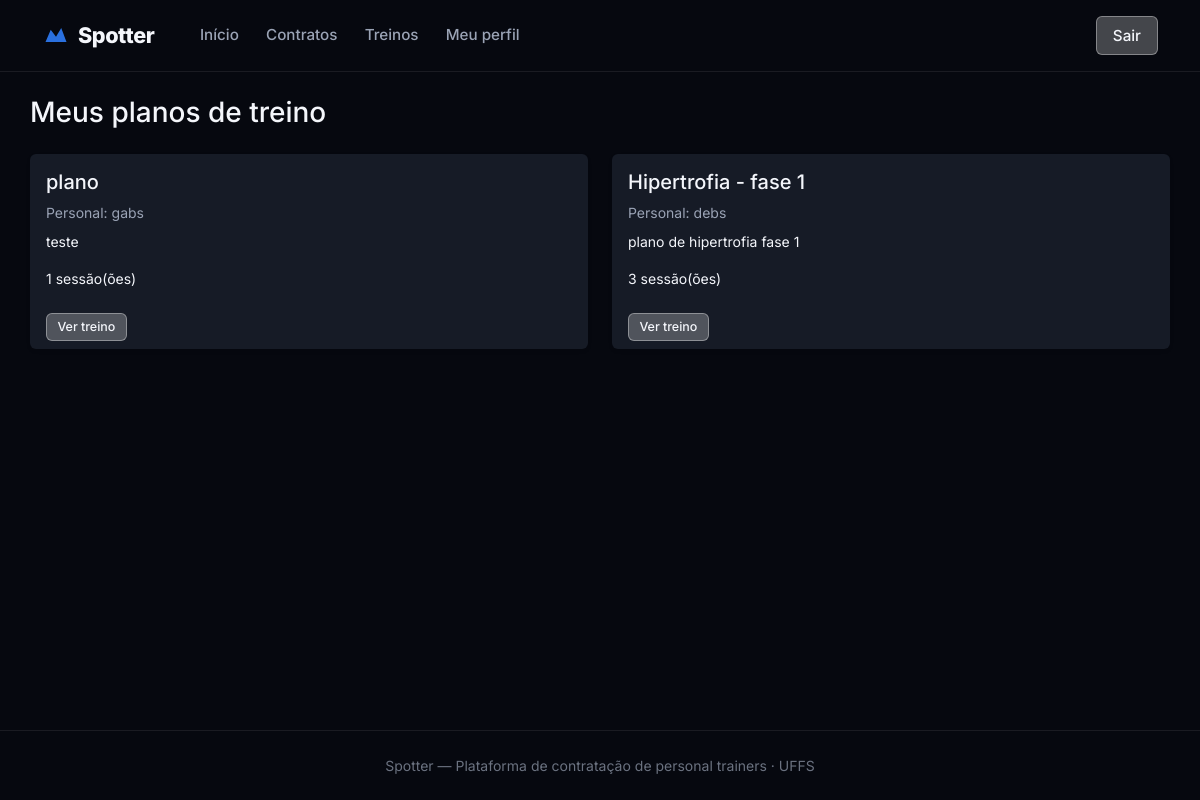
/aluno/planos/ (signed in), run on the app's committed database.
### core/models/plano_treino.py (models this page shows, shortened)
class PlanoTreino(models.Model):
    contrato = models.ForeignKey(
        Contrato,
        on_delete=models.CASCADE,
        related_name="planos",
    )
    codigo = models.PositiveIntegerField(editable=False, default=0)
    nome = models.CharField(max_length=150)
    descricao = models.TextField(blank=True)
    ativo = models.BooleanField(default=True)
    criado_em = models.DateTimeField(auto_now_add=True)
    atualizado_em = models.DateTimeField(auto_now=True)
    objects = PlanoTreinoManager()
    class Meta:
        verbose_name = "Plano de Treino"
        verbose_name_plural = "Planos de Treino"
        ordering = ["-criado_em"]
        unique_together = ("contrato", "codigo")
        app_label = "core"

### core/models/contrato.py (models this page shows, shortened)
class Contrato(models.Model):
    STATUS_PENDENTE = "pendente"
    STATUS_ATIVO = "ativo"
    STATUS_ENCERRADO = "encerrado"
    STATUS_RECUSADO = "recusado"
    STATUS_CHOICES = [
        (STATUS_PENDENTE, "Pendente"),
        (STATUS_ATIVO, "Ativo"),
        (STATUS_ENCERRADO, "Encerrado"),
        (STATUS_RECUSADO, "Recusado"),
    ]
    personal = models.ForeignKey(
        PerfilPersonal,
        on_delete=models.PROTECT,
        related_name="contratos",
    )
    aluno = models.ForeignKey(
        PerfilAluno,
        on_delete=models.PROTECT,
        related_name="contratos",
    )
    codigo = models.PositiveIntegerField(editable=False, default=0)
    status = models.CharField(
        max_length=12,
        choices=STATUS_CHOICES,
        default=STATUS_PENDENTE,
    )
    criado_em = models.DateTimeField(auto_now_add=True)
    aceito_em = models.DateTimeField(null=True, blank=True)
    encerrado_em = models.DateTimeField(null=True, blank=True)
    objects = ContratoManager()
    class Meta:
        verbose_name = "Contrato"
        verbose_name_plural = "Contratos"
        unique_together = ("personal", "aluno", "codigo")
        app_label = "core"

### core/models/perfil_personal.py (models this page shows, shortened)
class PerfilPersonal(models.Model):
    usuario = models.OneToOneField(
        Usuario,
        on_delete=models.CASCADE,
        related_name="perfil_personal",
        limit_choices_to={"tipo": Usuario.PERSONAL},
    )
    cref = models.CharField(max_length=20, unique=True)
    especialidades = models.TextField(
        blank=True,
        help_text="Ex: musculação, funcional, pilates",
    )
    bio = models.TextField(blank=True)
    latitude = models.FloatField(null=True, blank=True)
    longitude = models.FloatField(null=True, blank=True)
    avaliacao_media = models.FloatField(
        default=0.0,
        validators=[MinValueValidator(0.0), MaxValueValidator(5.0)],
    )
    objects = PerfilPersonalManager()
    class Meta:
        verbose_name = "Perfil Personal"
        verbose_name_plural = "Perfis Personal"

### core/models/usuario.py (models this page shows, shortened)
class Usuario(AbstractBaseUser, PermissionsMixin):
    ALUNO = "aluno"
    PERSONAL = "personal"
    ADMIN = "admin"
    TIPO_CHOICES = [
        (ALUNO, "Aluno"),
        (PERSONAL, "Personal Trainer"),
        (ADMIN, "Administrador"),
    ]
    nome = models.CharField(max_length=150)
    email = models.EmailField(unique=True)
    tipo = models.CharField(max_length=10, choices=TIPO_CHOICES, default=ALUNO)
    cidade = models.CharField(max_length=100, blank=True)
    estado = models.CharField(max_length=2, blank=True)
    cep = models.CharField(max_length=9, blank=True)
    is_active = models.BooleanField(default=True)
    is_staff = models.BooleanField(default=False)
    criado_em = models.DateTimeField(auto_now_add=True)
    groups = models.ManyToManyField(
        "auth.Group",
        blank=True,
        related_name="usuario_set",
    )
    user_permissions = models.ManyToManyField(
        "auth.Permission",
        blank=True,
        related_name="usuario_set",
    )
    objects = UsuarioManager()
    USERNAME_FIELD = "email"
    REQUIRED_FIELDS = ["nome"]
    class Meta:
        verbose_name = "Usuário"
        verbose_name_plural = "Usuários"
    @property
    def eh_personal(self):
        return self.tipo == self.PERSONAL
    @property
    def eh_aluno(self):
        return self.tipo == self.ALUNO

### core/views/aluno/planos/planos.py (the view)
# urls.py: path("aluno/planos/", views.AlunoPlanoListView.as_view(), name="aluno_planos"),
class AlunoPlanoListView(AlunoRequiredMixin, ListView):
    template_name = "core/aluno/planos.html"
    context_object_name = "planos"
    def get_queryset(self):
        return PlanoTreino.objects.por_aluno(self.request.user)

### core/mixins.py (called while the page is built)
    def test_func(self):
        if self.tipo_requerido is None:
            return True
        return getattr(self.request.user, "tipo", None) == self.tipo_requerido

### core/models/plano_treino.py (called while the page is built)
    def por_aluno(self, aluno):
        from .usuario import Usuario
        if isinstance(aluno, Usuario):
            return (
                self.filter(contrato__aluno__usuario=aluno)
                .select_related("contrato__personal__usuario", "contrato__aluno__usuario")
                .order_by("-criado_em")
            )
        return (
            self.filter(contrato__aluno=aluno)
            .select_related("contrato__personal__usuario", "contrato__aluno__usuario")
            .order_by("-criado_em")
        )

    def get_queryset(self):
        return PlanoTreinoQuerySet(self.model, using=self._db)

    def por_aluno(self, aluno):
        return self.get_queryset().por_aluno(aluno)

### core/templates/core/aluno/planos.html (shortened to what this page needs)
{% extends "core/base.html" %}
{% block content %}
<div class="container py-4">
    <h1 class="h3 mb-4">Meus planos de treino</h1>
    <div class="row g-4">
        {% for plano in planos %}
        <div class="col-md-6">
            <div class="card shadow-sm border-0 h-100">
                <div class="card-body">
                    <h5 class="card-title">{{ plano.nome }}</h5>
                    <p class="text-muted small mb-2">Personal: {{ plano.contrato.personal.usuario.nome }}</p>
                    <p class="card-text small">{{ plano.descricao|truncatewords:20|default:"Sem descrição." }}</p>
                    <p class="small mb-0">{{ plano.sessoes.count }} sessão(ões)</p>
                </div>
                <div class="card-footer border-0">
                    <a href="{% url 'core:aluno_plano_detail' plano.pk %}" class="btn-outline-color btn-outline-white btn-outline-sm">Ver treino</a>
                </div>
            </div>
        </div>
        {% empty %}
        <p class="text-muted">Nenhum plano disponível. Ative um contrato com um personal primeiro.</p>
        {% endfor %}
    </div>
</div>
{% endblock %}

### core/static/core/css/main.css (style rules this page uses)
:root { --bg-body: #06080f; --bg-surface: #0f1219; --bg-elevated: #161b26; --bg-glass: rgba(15, 18, 25, 0.82); --border-subtle: rgba(255, 255, 255, 0.08); --text-primary: #f4f6fb; --text-secondary: #9aa3b5; --text-muted: #6b7280; --accent-blue: #2f7cf6; --accent-blue-hover: #1a6ae8; --accent-blue-light: #5b9cff; --accent-red: #e63946; --bg-white-25: rgba(255, 255, 255, 0.25); --bg-white-35: rgba(255, 255, 255, 0.35); --border-white-35: rgba(255, 255, 255, 0.35); --radius-lg: 1.25rem; --radius-xl: 1.75rem; --nav-height: 72px; --shadow-dock: 0 24px 60px rgba(0, 0, 0, 0.55); }
*, *::before, *::after { box-sizing: border-box; }
body.theme-dark { font-family: 'Inter', system-ui, -apple-system, sans-serif; background: var(--bg-body); color: var(--text-primary); min-height: 100vh; }
a { color: var(--accent-blue); text-decoration: none; }
.theme-dark .card { background: var(--bg-elevated); border: 1px solid var(--border-subtle); color: var(--text-primary); }
.theme-dark .card-footer { background: transparent; border-color: var(--border-subtle); }
.theme-dark main > .container { padding: 2.5rem 0 4rem; }
.theme-dark .text-muted { color: var(--text-secondary) !important; }

### core/static/core/css/buttons.css (style rules this page uses)
.btn-outline-color { display: inline-block; text-align: center; text-decoration: none; background: transparent; border-radius: 6px; border-width: 1px; border-style: solid; cursor: pointer; transition: background 0.18s, color 0.18s; line-height: 1.4; font-size: 0.95rem; padding: 0.5rem 1rem; font-weight: 500; }
.btn-outline-sm { font-size: .78rem !important; padding: .28rem .65rem !important; }
.btn-outline-white { border-color: var(--border-white-35); color: var(--color-white); background: var(--bg-white-25); }

### data on the page
PlanoTreino: nome "plano", contrato.personal.usuario.nome "gabs", descricao "teste", sessoes.count "1"
PlanoTreino: nome "Hipertrofia - fase 1", contrato.personal.usuario.nome "debs", descricao "plano de hipertrofia fase 1", sessoes.count "3"
